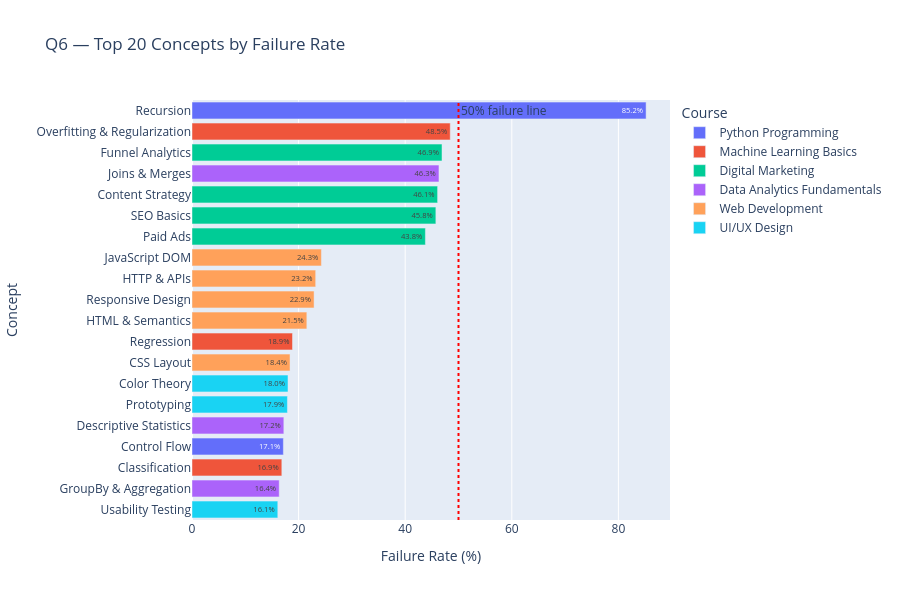

Notebook code cell kept with this figure:
### Code cell
# ── Chart ────────────────────────────────────────────────────────────────────
top20 = concept_fail.head(20)

fig = px.bar(top20, x='failure_rate', y='concept_name', orientation='h',
             color='course_name',
             title='Q6 — Top 20 Concepts by Failure Rate',
             labels={'failure_rate': 'Failure Rate (%)',
                     'concept_name': 'Concept',
                     'course_name' : 'Course'},
             text=top20['failure_rate'].round(1).astype(str) + '%')

fig.update_layout(height=600, yaxis={'categoryorder':'total ascending'},
                  legend_title='Course')
fig.add_vline(x=50, line_dash='dot', line_color='red',
              annotation_text='50% failure line', annotation_position='top right')
fig.show()

### Figure 1 — Plotly figure (JSON) as saved in the notebook; plotly's stock layout.template omitted (floating-point values rounded to 4 significant figures)
{"data": [{"hovertemplate": "Course=Python Programming<br>Failure Rate (%)=%{x}<br>Concept=%{y}<br>text=%{text}<extra></extra>", "legendgroup": "Python Programming", "marker": {"color": "#636efa", "pattern": {"shape": ""}}, "name": "Python Programming", "orientation": "h", "showlegend": true, "text": ["85.2%", "17.1%"], "textposition": "auto", "type": "bar", "x": [85.2, 17.14], "xaxis": "x", "y": ["Recursion", "Control Flow"], "yaxis": "y"}, {"hovertemplate": "Course=Machine Learning Basics<br>Failure Rate (%)=%{x}<br>Concept=%{y}<br>text=%{text}<extra></extra>", "legendgroup": "Machine Learning Basics", "marker": {"color": "#EF553B", "pattern": {"shape": ""}}, "name": "Machine Learning Basics", "orientation": "h", "showlegend": true, "text": ["48.5%", "18.9%", "16.9%"], "textposition": "auto", "type": "bar", "x": [48.45, 18.86, 16.85], "xaxis": "x", "y": ["Overfitting & Regularization", "Regression", "Classification"], "yaxis": "y"}, {"hovertemplate": "Course=Digital Marketing<br>Failure Rate (%)=%{x}<br>Concept=%{y}<br>text=%{text}<extra></extra>", "legendgroup": "Digital Marketing", "marker": {"color": "#00cc96", "pattern": {"shape": ""}}, "name": "Digital Marketing", "orientation": "h", "showlegend": true, "text": ["46.9%", "46.1%", "45.8%", "43.8%"], "textposition": "auto", "type": "bar", "x": [46.91, 46.08, 45.75, 43.79], "xaxis": "x", "y": ["Funnel Analytics", "Content Strategy", "SEO Basics", "Paid Ads"], "yaxis": "y"}, {"hovertemplate": "Course=Data Analytics Fundamentals<br>Failure Rate (%)=%{x}<br>Concept=%{y}<br>text=%{text}<extra></extra>", "legendgroup": "Data Analytics Fundamentals", "marker": {"color": "#ab63fa", "pattern": {"shape": ""}}, "name": "Data Analytics Fundamentals", "orientation": "h", "showlegend": true, "text": ["46.3%", "17.2%", "16.4%"], "textposition": "auto", "type": "bar", "x": [46.33, 17.23, 16.36], "xaxis": "x", "y": ["Joins & Merges", "Descriptive Statistics", "GroupBy & Aggregation"], "yaxis": "y"}, {"hovertemplate": "Course=Web Development<br>Failure Rate (%)=%{x}<br>Concept=%{y}<br>text=%{text}<extra></extra>", "legendgroup": "Web Development", "marker": {"color": "#FFA15A", "pattern": {"shape": ""}}, "name": "Web Development", "orientation": "h", "showlegend": true, "text": ["24.3%", "23.2%", "22.9%", "21.5%", "18.4%"], "textposition": "auto", "type": "bar", "x": [24.28, 23.2, 22.91, 21.55, 18.39], "xaxis": "x", "y": ["JavaScript DOM", "HTTP & APIs", "Responsive Design", "HTML & Semantics", "CSS Layout"], "yaxis": "y"}, {"hovertemplate": "Course=UI/UX Design<br>Failure Rate (%)=%{x}<br>Concept=%{y}<br>text=%{text}<extra></extra>", "legendgroup": "UI/UX Design", "marker": {"color": "#19d3f3", "pattern": {"shape": ""}}, "name": "UI/UX Design", "orientation": "h", "showlegend": true, "text": ["18.0%", "17.9%", "16.1%"], "textposition": "auto", "type": "bar", "x": [18.01, 17.9, 16.1], "xaxis": "x", "y": ["Color Theory", "Prototyping", "Usability Testing"], "yaxis": "y"}], "layout": {"annotations": [{"showarrow": false, "text": "50% failure line", "x": 50, "xanchor": "left", "xref": "x", "y": 1, "yanchor": "top", "yref": "y domain"}], "barmode": "relative", "height": 600, "legend": {"title": {"text": "Course"}, "tracegroupgap": 0}, "shapes": [{"line": {"color": "red", "dash": "dot"}, "type": "line", "x0": 50, "x1": 50, "xref": "x", "y0": 0, "y1": 1, "yref": "y domain"}], "title": {"text": "Q6 — Top 20 Concepts by Failure Rate"}, "xaxis": {"anchor": "y", "domain": [0, 1], "title": {"text": "Failure Rate (%)"}}, "yaxis": {"anchor": "x", "categoryorder": "total ascending", "domain": [0, 1], "title": {"text": "Concept"}}}}
